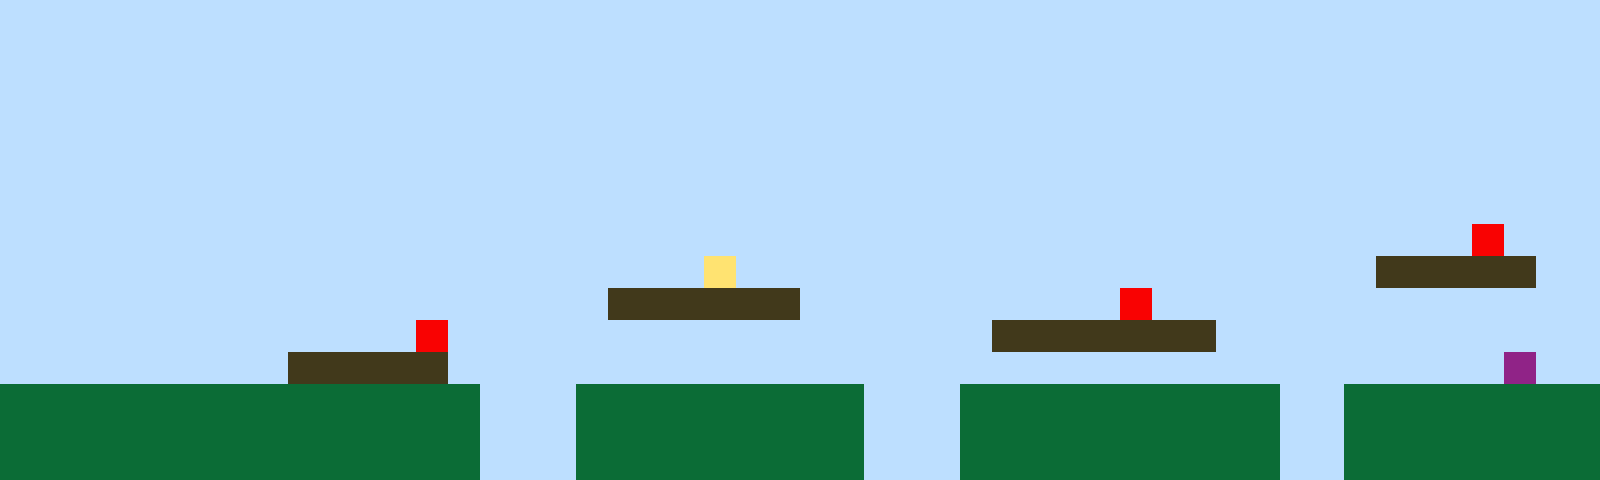

This is a level from a 2D game, rendered from its Tiled map with the project's own tilesets. A one-line summary and the complete map file follow:
An orthogonal 50x15 tile map with 32x32 px tiles, 1 tile layer (Tile Layer 1).

<map version="1.10" tiledversion="1.11.2" orientation="orthogonal" renderorder="right-up" width="50" height="15" tilewidth="32" tileheight="32" infinite="0" nextlayerid="2" nextobjectid="1"><editorsettings><export target="map1.csv" format="csv" /></editorsettings><tileset firstgid="1" name="sprites" tilewidth="32" tileheight="32" tilecount="6" columns="3"><image source="sprites.png" width="96" height="64" /></tileset><layer id="1" name="Tile Layer 1" width="50" height="15"><data encoding="csv">1,1,1,1,1,1,1,1,1,1,1,1,1,1,1,1,1,1,1,1,1,1,1,1,1,1,1,1,1,1,1,1,1,1,1,1,1,1,1,1,1,1,1,1,1,1,1,1,1,1,1,1,1,1,1,1,1,1,1,1,1,1,1,1,1,1,1,1,1,1,1,1,1,1,1,1,1,1,1,1,1,1,1,1,1,1,1,1,1,1,1,1,1,1,1,1,1,1,1,1,1,1,1,1,1,1,1,1,1,1,1,1,1,1,1,1,1,1,1,1,1,1,1,1,1,1,1,1,1,1,1,1,1,1,1,1,1,1,1,1,1,1,1,1,1,1,1,1,1,1,1,1,1,1,1,1,1,1,1,1,1,1,1,1,1,1,1,1,1,1,1,1,1,1,1,1,1,1,1,1,1,1,1,1,1,1,1,1,1,1,1,1,1,1,1,1,1,1,1,1,1,1,1,1,1,1,1,1,1,1,1,1,1,1,1,1,1,1,1,1,1,1,1,1,1,1,1,1,1,1,1,1,1,1,1,1,1,1,1,1,1,1,1,1,1,1,1,1,1,1,1,1,1,1,1,1,1,1,1,1,1,1,1,1,1,1,1,1,1,1,1,1,1,1,1,1,1,1,1,1,1,1,1,1,1,1,1,1,1,1,1,1,1,1,1,1,1,1,1,1,1,1,1,1,1,1,1,1,1,1,1,1,1,1,1,1,1,1,1,1,1,1,1,1,1,1,1,1,1,1,1,1,1,1,1,1,1,1,1,1,1,1,1,1,1,1,1,1,1,1,1,1,1,1,1,1,1,1,1,1,1,1,1,1,1,1,1,1,1,1,1,1,1,1,1,1,1,1,1,1,1,1,1,1,1,1,1,1,1,1,1,1,1,1,1,1,5,1,1,1,1,1,1,1,1,1,1,1,1,1,1,1,1,1,1,1,1,1,1,1,1,1,4,1,1,1,1,1,1,1,1,1,1,1,1,1,1,1,1,1,1,1,1,3,3,3,3,3,1,1,1,1,1,1,1,1,1,1,1,1,1,1,1,1,1,1,1,1,1,3,3,3,3,3,3,1,1,1,1,1,1,1,1,1,1,5,1,1,1,1,1,1,1,1,1,1,1,1,1,1,1,1,1,1,1,1,1,1,1,1,1,1,1,5,1,1,1,1,1,1,1,1,1,1,1,1,1,1,1,1,1,3,3,3,3,3,3,3,1,1,1,1,1,1,1,1,1,1,1,1,1,1,1,1,1,1,1,1,1,3,3,3,3,3,1,1,1,1,1,1,1,1,1,1,1,1,1,1,1,1,1,1,1,1,1,1,1,1,1,1,1,1,1,1,1,1,1,6,1,1,2,2,2,2,2,2,2,2,2,2,2,2,2,2,2,1,1,1,2,2,2,2,2,2,2,2,2,1,1,1,2,2,2,2,2,2,2,2,2,2,1,1,2,2,2,2,2,2,2,2,2,2,2,2,2,2,2,2,2,2,2,2,2,2,2,1,1,1,2,2,2,2,2,2,2,2,2,1,1,1,2,2,2,2,2,2,2,2,2,2,1,1,2,2,2,2,2,2,2,2,2,2,2,2,2,2,2,2,2,2,2,2,2,2,2,1,1,1,2,2,2,2,2,2,2,2,2,1,1,1,2,2,2,2,2,2,2,2,2,2,1,1,2,2,2,2,2,2,2,2</data></layer></map>
